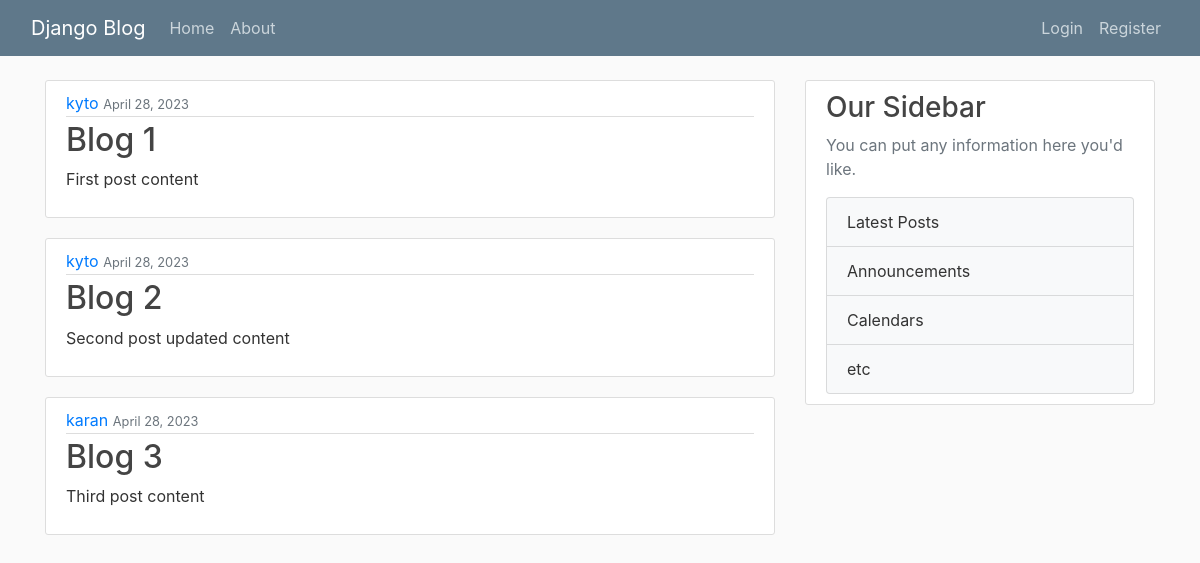
The page / on the database its author committed.
### blog_app/models.py (models this page shows, shortened)
class Post(models.Model):
    title = models.CharField(max_length=100)
    content = models.TextField()
    date_posted = models.DateTimeField(default=timezone.now)
    author = models.ForeignKey(User, on_delete=models.CASCADE)

### blog_app/views.py (the view)
# urls.py: path('', views.home, name='blog-home'),
def home(request):
  context = {
    'posts': Post.objects.all()
  }
  return render(request, 'blog_app/home.html', context)

### blog_app/templates/blog_app/home.html
{% extends 'blog_app/base.html' %}
{% block content %}
  {% for post in posts %}
    <article class="media content-section">
      <div class="media-body">
        <div class="article-metadata">
          <a class="me-2" href="#">{{ post.author }}</a>
          <small class="text-muted">{{ post.date_posted|date:'F d, Y' }}</small>
        </div>
        <h2><a class="article-title" href="#">{{ post.title }}</a></h2>
        <p class="article-content">{{ post.content }}</p>
      </div>
    </article>
  {% endfor %}
{% endblock content %}

### blog_app/templates/blog_app/base.html (shortened to what this page needs)
{% load static %}
<!DOCTYPE html>
<html lang="en">
<head>
  <link rel="stylesheet" href="https://cdn.jsdelivr.net/npm/bootstrap@4.3.1/dist/css/bootstrap.min.css"
>
  <link rel="stylesheet" href="{% static 'blog_app/main.css' %}">
</head>
<body>
  <header class="site-header">
    <nav class="navbar navbar-expand-lg navbar-dark bg-steel fixed-top">
      <div class="container-fluid">
        <a class="navbar-brand me-4" href="{% url 'blog-home' %}">Django Blog</a>
        <div class="collapse navbar-collapse" id="navbarToggle">
          <div class="navbar-nav me-auto mb-2 mb-lg-0">
            <a class="nav-link" href="{% url 'blog-home' %}">Home</a>
            <a class="nav-link" href="{% url 'blog-about' %}">About</a>
          </div>
          <div class="navbar-nav ml-auto">
            <a class="nav-link" href="#">Login</a>
            <a class="nav-link" href="#">Register</a>
          </div>
        </div>
      </div>
    </nav>
  </header>
  <main role="main" class="container">
    <div class="row">
      <div class="col-md-8">
        {% block content %}{% endblock %}
      </div>
      <div class="col-md-4">
        <div class="content-section">
          <h3>Our Sidebar</h3>
          <p class='text-muted'>You can put any information here you'd like.</p>
          <ul class="list-group">
            <li class="list-group-item bg-light">Latest Posts</li>
            <li class="list-group-item bg-light">Announcements</li>
            <li class="list-group-item bg-light">Calendars</li>
            <li class="list-group-item bg-light">etc</li>
          </ul>
        </div>
      </div>
    </div>
  </main>
</body>
</html>

### blog_app/static/blog_app/main.css (style rules this page uses)
:root { --steel-color: #5f788a; --light-color: #cbd5db; --dark-color: #333333; --gray-color: #444444; --white-color: #ffffff; --bg-color: #fafafa; --border-color: #dddddd; --link-color: #428bca; }
body { background: var(--bg-color); color: var(--dark-color); margin-top: 5rem; }
h1, h2, h3, h4, h5, h6 { color: var(--gray-color); }
ul { margin: 0; }
.bg-steel { background-color: var(--steel-color); }
.site-header .navbar-nav .nav-link { color: var(--light-color); }
.content-section { background: var(--white-color); padding: 10px 20px; border: 1px solid var(--border-color); border-radius: 3px; margin-bottom: 20px; }
.article-title { color: var(--gray-color); }
.article-content { white-space: pre-line; }
.article-metadata { padding-bottom: 1px; margin-bottom: 4px; border-bottom: 1px solid var(--border-color); }

### rows shown on the page
Post: author "kyto", date_posted "April 28, 2023", title "Blog 1", content "First post content"
Post: author "kyto", date_posted "April 28, 2023", title "Blog 2", content "Second post updated content"
Post: author "karan", date_posted "April 28, 2023", title "Blog 3", content "Third post content"
